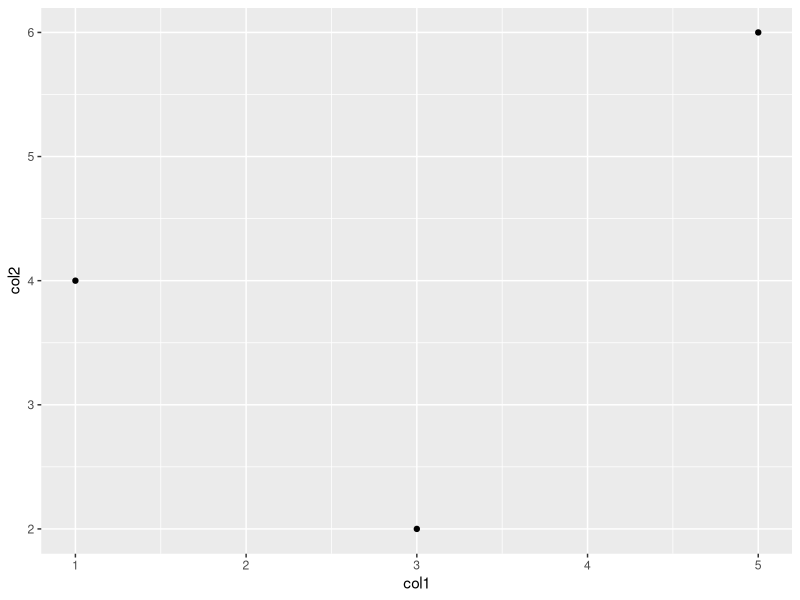
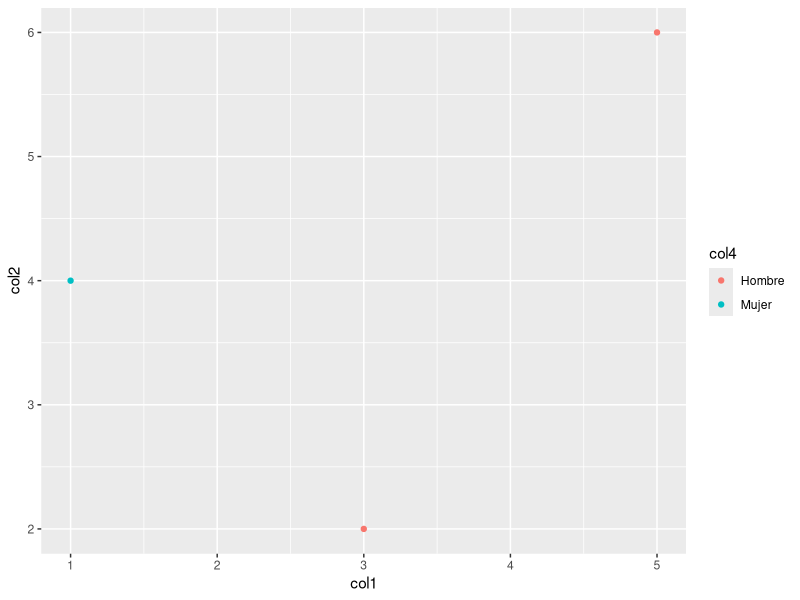
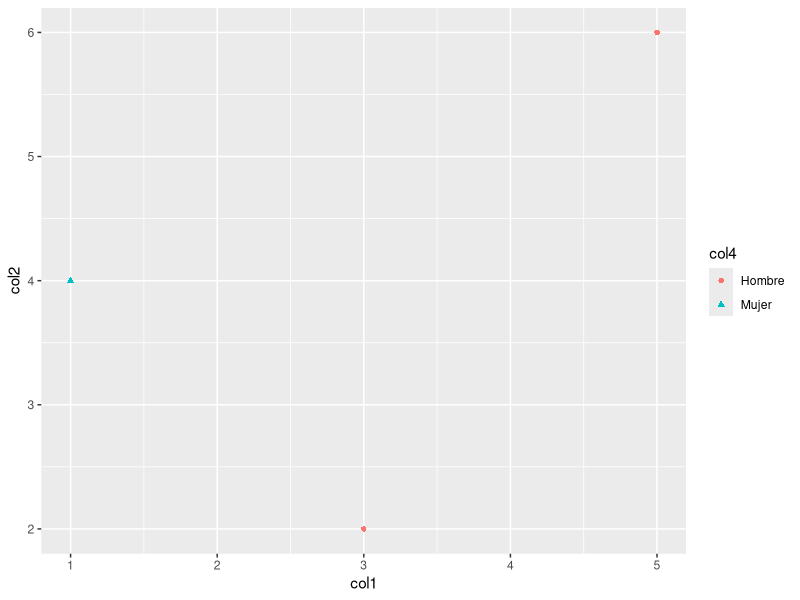
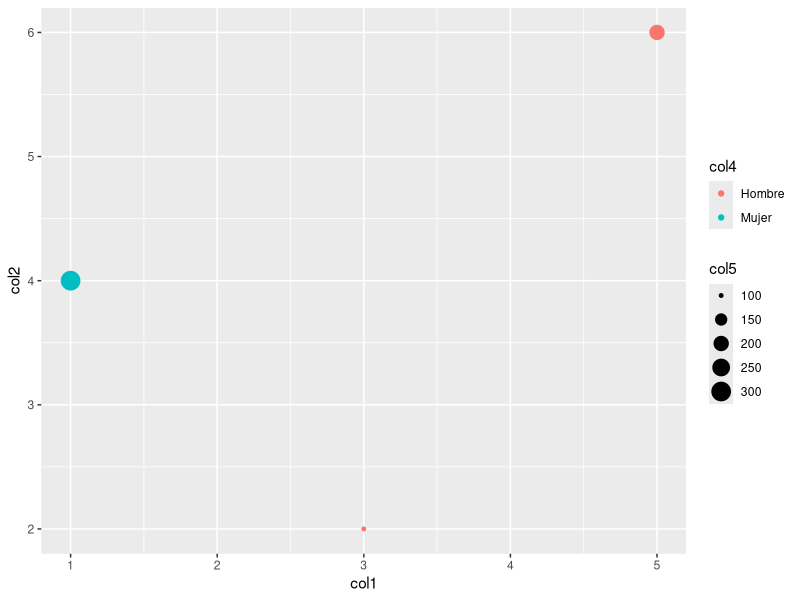
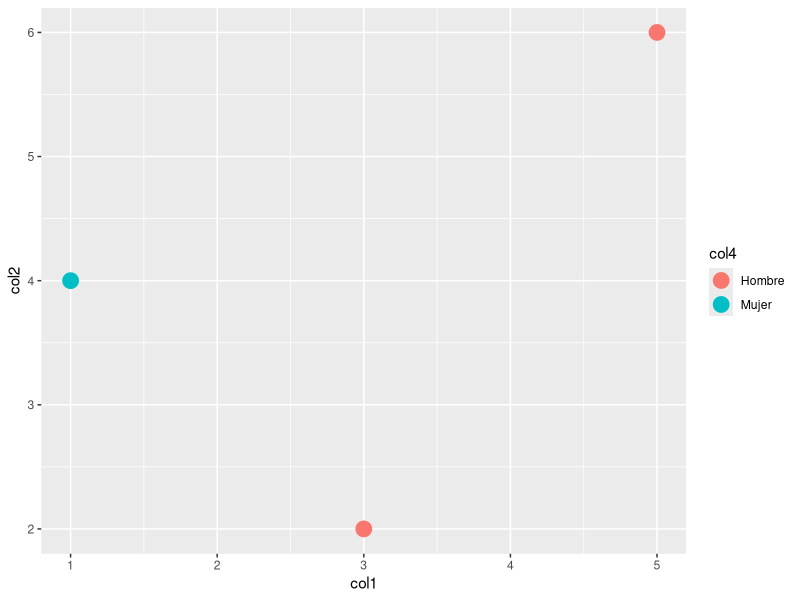
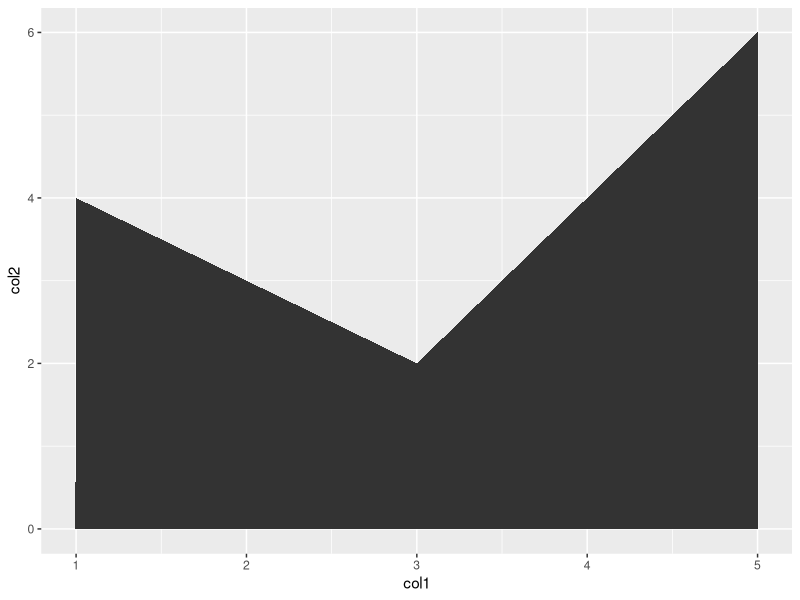
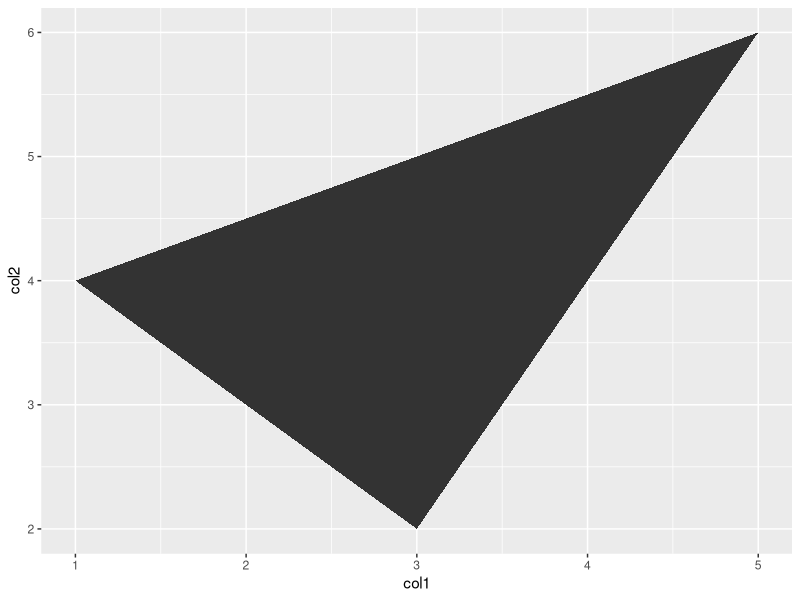
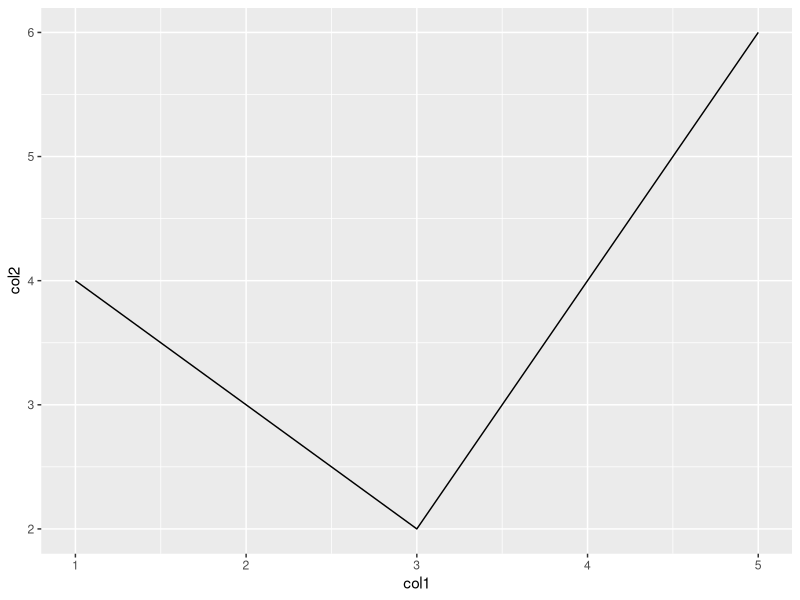

Recreate these plots in R, in order. (Note: this script raises an error after producing the figures.)
## ---- chunk 1
knitr::opts_chunk$set(echo = TRUE)
## ---- chunk 2
## completar aquí: empezamos por cargar el paquete "ggplot2"
library(ggplot2)
## ---- chunk 3

df = data.frame(col1 = c(3, 1, 5),
col2 = c(2, 4, 6),
col3 = c("a", "b", "c"),
col4 = c("Hombre", "Mujer", "Hombre"),
col5 = c(100, 300, 200))

ggplot(data = df, aes(x = col1, y = col2)) +
geom_point()

ggplot(data = df, aes(x = col1, y = col2, color = col4)) +
geom_point()

ggplot(data = df,aes(x = col1, y = col2, color = col4, shape = col4)) +
geom_point()

ggplot(data = df, aes(x = col1, y = col2, color = col4, size = col5)) +
geom_point()

ggplot(data = df, aes(x = col1, y = col2, color = col4)) +
geom_point(size = 5)

## ---- chunk 4
p <- ggplot(data = df, aes(x = col1, y = col2))

## ---- chunk 5
p + geom_area()

## ---- chunk 6
p + geom_polygon()

## ---- chunk 7
p + geom_line()

## ---- chunk 8
p + geom_path()

## ---- chunk 9
p + geom_bar(stat="identity")

## ---- chunk 10
#establecemos los limites de x e y
p + geom_point() + xlim(0, 8) + ylim(0, 9)
p <- p + xlim(0, 8)+ ylim(0, 9)

## ---- chunk 11
p + geom_point() +
labs(title = 'Mi primera grafica con ggplot2', x = 'Primera columna', y = 'Segunda columna')
## ---- chunk 12
p + geom_point() + labs(title = 'Mi primera grafica con ggplot2', x= 'Primera columna', y= 'Segunda columna') + theme(plot.title = element_text(lineheight=.8, face = "bold"))

## ---- chunk 13
##Cargamos los datos 
happiness <- read.table(file="data/happy-ESS-2002-2012.csv", header = TRUE,
                     sep = ";",
                     dec = ".",
                     stringsAsFactors = FALSE)
View(happiness)
## ---- chunk 14
library("dplyr") #♦importamos el paquete a utilizar
happiness %>% 
filter(Country=="Spain") %>%
ggplot(aes(x = year, y = mean)) +
geom_line()


# Mejoramos la grafica anteriora añadiendo puntos, cambiando los
# limites del eje Oy y cambiando el color de las lineas y de los
# puntos
happiness %>%
filter(Country=="Spain") %>%
ggplot(aes(x = year, y = mean)) + geom_line(color = "red") + xlim(2002, 2012) + ylim(0, 10) + geom_point(color ="green")+
labs(title = 'Mi segunda grafica con ggplot2', x = 'Años', y = 'Felicidad')
## ---- chunk 15
gghappiness <- happiness %>%
filter(Country %in% c("Germany","France","Spain","Total","United Kingdom")) %>%
ggplot(aes(x = year, y = mean)) +
geom_line()
# Observamos que la grafica obtenida no es lo que esperabamos.

# Necesitamos especificar un "aesthetic" que este asociado a Country, para poder
# visualizar las diferencias entre paises
gghappiness2 <- happiness %>%
filter(Country %in% c("Germany","France","Spain","Total","United Kingdom")) %>%
ggplot(aes(x = year, y = mean, colour = Country)) +
geom_line()+ geom_point(size = 3, aes(shape = Country))+
labs(title = 'Gráfica de felicidad', x = 'Años', y = 'Felicidad')
# He añadido a al grafica puntos con diferentes formas dependiendo de la columna pais

#Guardo la ultima grafica
ggsave("figures/gghappiness.png", width = 10, height = 5)

## ---- chunk 16
gghappiness + 
geom_errorbar(aes(ymax = mean + qt(0.975, df = n-1) * se,
ymin=mean - qt(0.975, df = n-1) * se))

## ---- chunk 17
##Cargamos los datos de several-questions-ESS-2012.csv
datos <- read.table(file="data/several-questions-ESS-2012.csv", header = TRUE,
                     sep = ";",
                     dec = ".",
                     stringsAsFactors = FALSE)
View(datos)
## ---- chunk 18
datos <- datos %>%
mutate(Respuesta = factor(Respuesta,
levels = c("None or almost none of the time",
           "Some of the time",
           "Most of the time",
           "All or almost all of the time")))

## ---- chunk 19
datosSPsleep <- datos %>%
filter(Pregunta=="Sleep was restless, how often past week")
View(datosSPsleep)

## ---- chunk 20
p <- ggplot(datosSPsleep, aes(x = Respuesta, y = Porcentaje)) + 
  geom_bar(stat = 'identity')
p

#Cambiar el color de relleno a azul con una trasparencia alpha 0.3
p <- ggplot(datosSPsleep, aes(x = Respuesta, y = Porcentaje)) + 
  geom_bar(stat='identity', fill = "blue", alpha = "0.3")
p + coord_flip() #Intercambiamos los ejes 0x y 0y. Para cambiar las cordenadas x e y haciendo asi que la figura este girada
#ponemos el argumento 'identity' porque en el dataframe la columna stat ya contiene 
#el valor que determinará la altura de las barras

ggplot(datosSPsleep, aes(x = Respuesta)) + geom_bar()
#por defecto, geom_bar tiene stat='bin', lo que hace es un recuento de las frecuencias 
#de los valores de x
## ---- chunk 21
#añadimos aesthetics fill en ggplot y especificamos el argumento position en geom_bar:
#Todas las respuestas de España.
p <- datos %>%
filter(Pais== 'Spain') %>%
ggplot(aes(x = Pregunta, y = Porcentaje, fill = Respuesta)) + 
  geom_bar(stat = 'identity', position = 'fill')

p + coord_flip() + xlab('') + ylab('')
## ---- chunk 22
#comparamos los resultados de la grafica anterior con otra para Alemania,
#con el comando facet_grid
datos %>% filter(Pais %in% c('Spain', 'Germany')) %>%
ggplot(aes(x = Pregunta, y = Porcentaje, fill = Respuesta)) + 
  geom_bar(stat = 'identity') + 
  coord_flip() + 
  facet_grid(.~ Pais) #como queremos una unica columna, usamos "punto" para la variable
#correspondiente en facet_grid

